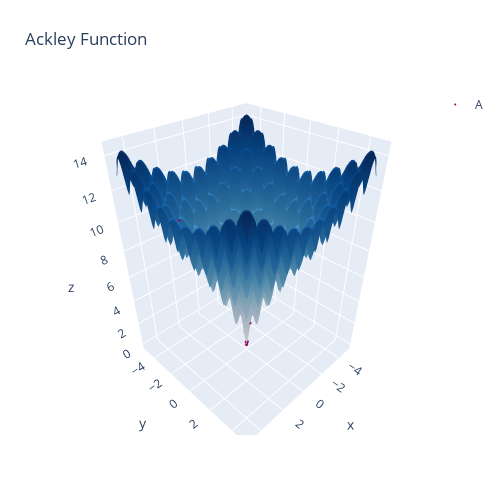

Notebook source saved alongside this figure:
### Code cell
# OPTIONAL: Analysis to graph your answers; comment out once local_beam_search is implemented

all_method_candidates = np.array([lbs_candidates])
ack_figure = create_ackley_figure(all_method_candidates)
ack_figure.show()

### Figure 1 — Plotly figure (JSON) as saved in the notebook; plotly's stock layout.template omitted (floating-point values rounded to 4 significant figures; data arrays with more than 128 entries replaced by an {"elided": "..."} marker saying what was removed)
{"data": [{"colorscale": [[0, "rgb(247,251,255)"], [0.125, "rgb(222,235,247)"], [0.25, "rgb(198,219,239)"], [0.375, "rgb(158,202,225)"], [0.5, "rgb(107,174,214)"], [0.625, "rgb(66,146,198)"], [0.75, "rgb(33,113,181)"], [0.875, "rgb(8,81,156)"], [1, "rgb(8,48,107)"]], "showscale": false, "type": "surface", "x": {"elided": "100x100 float values"}, "y": {"elided": "100x100 float values"}, "z": {"elided": "100x100 float values"}}, {"marker": {"color": {"elided": "3003 float values"}, "colorscale": [[0, "rgb(150,0,90)"], [0.125, "rgb(0,0,200)"], [0.25, "rgb(0,25,255)"], [0.375, "rgb(0,152,255)"], [0.5, "rgb(44,255,150)"], [0.625, "rgb(151,255,0)"], [0.75, "rgb(255,234,0)"], [0.875, "rgb(255,111,0)"], [1, "rgb(255,0,0)"]], "size": 1}, "mode": "markers", "name": "A", "type": "scatter3d", "x": {"elided": "3003 float values"}, "y": {"elided": "3003 float values"}, "z": {"elided": "3003 float values"}}], "layout": {"autosize": false, "height": 500, "margin": {"b": 65, "l": 65, "r": 50, "t": 90}, "showlegend": true, "title": {"text": "Ackley Function"}, "width": 500}}
